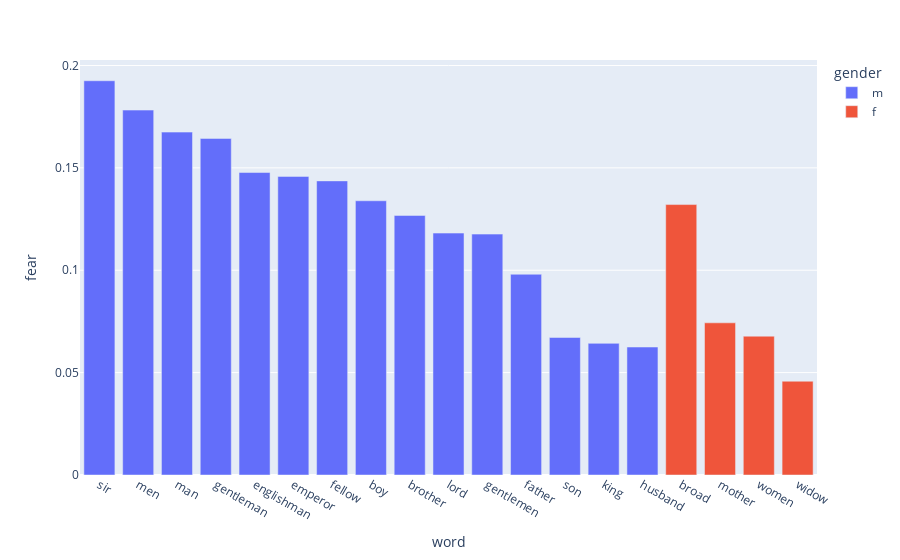

The cell this chart's notebook holds for it:
### Code cell
# 'anger', 'anticipation', 'disgust', 'fear', 'joy', 'sadness', 'surprise', 'trust'

emotion = 'fear'

gender_emotion = emotion_df.loc[(emotion_df['gender'] == 'm') | (emotion_df['gender'] == 'f')]

filters = ['ordinary', 'bag', 'cat', 'dog', 'stiff', 'wolf', 'tom', 'town']

for filt in filters:
    gender_emotion = gender_emotion[gender_emotion['word'] != filt]
    
sortaro = gender_emotion.sort_values(by=[emotion], ascending=False)

fig = px.bar(
        sortaro, y=emotion, color='gender', x='word' 
      )
fig.show()

### Figure 1 — Plotly figure (JSON) as saved in the notebook; plotly's stock layout.template omitted (floating-point values rounded to 4 significant figures)
{"data": [{"alignmentgroup": "True", "hovertemplate": "gender=m<br>word=%{x}<br>fear=%{y}<extra></extra>", "legendgroup": "m", "marker": {"color": "#636efa"}, "name": "m", "offsetgroup": "m", "orientation": "v", "showlegend": true, "textposition": "auto", "type": "bar", "x": ["sir", "men", "man", "gentleman", "englishman", "emperor", "fellow", "boy", "brother", "lord", "gentlemen", "father", "son", "king", "husband"], "xaxis": "x", "y": [0.1925, 0.1782, 0.1675, 0.1644, 0.1477, 0.1458, 0.1436, 0.1339, 0.1268, 0.1181, 0.1176, 0.09804, 0.06716, 0.06429, 0.0625], "yaxis": "y"}, {"alignmentgroup": "True", "hovertemplate": "gender=f<br>word=%{x}<br>fear=%{y}<extra></extra>", "legendgroup": "f", "marker": {"color": "#EF553B"}, "name": "f", "offsetgroup": "f", "orientation": "v", "showlegend": true, "textposition": "auto", "type": "bar", "x": ["broad", "mother", "women", "widow"], "xaxis": "x", "y": [0.1321, 0.07432, 0.0678, 0.0458], "yaxis": "y"}], "layout": {"barmode": "relative", "legend": {"title": {"text": "gender"}, "tracegroupgap": 0}, "margin": {"t": 60}, "xaxis": {"anchor": "y", "domain": [0, 1], "title": {"text": "word"}}, "yaxis": {"anchor": "x", "domain": [0, 1], "title": {"text": "fear"}}}}
